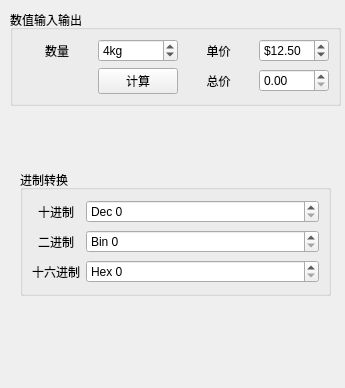
<?xml version="1.0" encoding="UTF-8"?>
<ui version="4.0">
 <class>Widget</class>
 <widget class="QWidget" name="Widget">
  <property name="geometry">
   <rect>
    <x>0</x>
    <y>0</y>
    <width>345</width>
    <height>388</height>
   </rect>
  </property>
  <property name="windowTitle">
   <string>Widget</string>
  </property>
  <widget class="QGroupBox" name="groupBox">
   <property name="geometry">
    <rect>
     <x>10</x>
     <y>10</y>
     <width>331</width>
     <height>96</height>
    </rect>
   </property>
   <property name="title">
    <string>数值输入输出</string>
   </property>
   <layout class="QGridLayout" name="gridLayout">
    <item row="0" column="0">
     <widget class="QLabel" name="label">
      <property name="text">
       <string>数量</string>
      </property>
      <property name="alignment">
       <set>Qt::AlignCenter</set>
      </property>
     </widget>
    </item>
    <item row="0" column="1">
     <widget class="QSpinBox" name="spinNum">
      <property name="suffix">
       <string>kg</string>
      </property>
      <property name="value">
       <number>4</number>
      </property>
     </widget>
    </item>
    <item row="0" column="2">
     <widget class="QLabel" name="label_2">
      <property name="text">
       <string>单价</string>
      </property>
      <property name="alignment">
       <set>Qt::AlignCenter</set>
      </property>
     </widget>
    </item>
    <item row="0" column="3">
     <widget class="QDoubleSpinBox" name="spinPrice">
      <property name="prefix">
       <string>$</string>
      </property>
      <property name="value">
       <double>12.500000000000000</double>
      </property>
     </widget>
    </item>
    <item row="1" column="1">
     <widget class="QPushButton" name="btnCal">
      <property name="text">
       <string>计算</string>
      </property>
     </widget>
    </item>
    <item row="1" column="2">
     <widget class="QLabel" name="label_3">
      <property name="text">
       <string>总价</string>
      </property>
      <property name="alignment">
       <set>Qt::AlignCenter</set>
      </property>
     </widget>
    </item>
    <item row="1" column="3">
     <widget class="QDoubleSpinBox" name="spinTotal"/>
    </item>
   </layout>
  </widget>
  <widget class="QGroupBox" name="groupBox_2">
   <property name="geometry">
    <rect>
     <x>20</x>
     <y>170</y>
     <width>311</width>
     <height>126</height>
    </rect>
   </property>
   <property name="title">
    <string>进制转换</string>
   </property>
   <layout class="QGridLayout" name="gridLayout_2">
    <item row="0" column="0">
     <widget class="QLabel" name="label_4">
      <property name="text">
       <string>十进制</string>
      </property>
      <property name="alignment">
       <set>Qt::AlignCenter</set>
      </property>
     </widget>
    </item>
    <item row="0" column="1">
     <widget class="QSpinBox" name="spinDec">
      <property name="sizePolicy">
       <sizepolicy hsizetype="Expanding" vsizetype="Fixed">
        <horstretch>0</horstretch>
        <verstretch>0</verstretch>
       </sizepolicy>
      </property>
      <property name="suffix">
       <string/>
      </property>
      <property name="prefix">
       <string>Dec </string>
      </property>
     </widget>
    </item>
    <item row="1" column="0">
     <widget class="QLabel" name="label_5">
      <property name="text">
       <string>二进制</string>
      </property>
      <property name="alignment">
       <set>Qt::AlignCenter</set>
      </property>
     </widget>
    </item>
    <item row="1" column="1">
     <widget class="QSpinBox" name="spinBin">
      <property name="prefix">
       <string>Bin </string>
      </property>
      <property name="displayIntegerBase">
       <number>2</number>
      </property>
     </widget>
    </item>
    <item row="2" column="0">
     <widget class="QLabel" name="label_6">
      <property name="text">
       <string>十六进制</string>
      </property>
      <property name="alignment">
       <set>Qt::AlignCenter</set>
      </property>
     </widget>
    </item>
    <item row="2" column="1">
     <widget class="QSpinBox" name="spinHex">
      <property name="prefix">
       <string>Hex </string>
      </property>
      <property name="displayIntegerBase">
       <number>16</number>
      </property>
     </widget>
    </item>
   </layout>
  </widget>
 </widget>
 <resources/>
 <connections/>
</ui>
